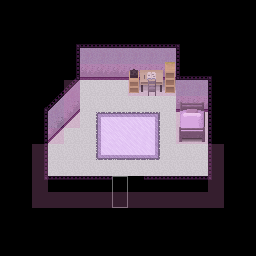

Rendered tile map (Tiled .tmx) drawn with the repository's tilesets; below, a short description and the full map source, tile grids included:
An orthogonal 16x16 tile map with 16x16 px tiles, 7 tile layers (floor, walls, props, props2, ...), 3 tilesets and 7 objects.

<map version="1.10" tiledversion="1.11.0" orientation="orthogonal" renderorder="right-down" width="16" height="16" tilewidth="16" tileheight="16" infinite="0" nextlayerid="9" nextobjectid="10">
 <properties>
  <property name="clampCamera" type="bool" value="true" />
  <property name="defaultPos" value="7,7" />
  <property name="tint" value="0,0,0,127" />
 </properties>
 <tileset firstgid="1" source="bedroom.tsx" />
 <tileset firstgid="97" source="entity/doors.tsx" />
 <tileset firstgid="112" source="tilesets/bedroom_sliding_door.tsx" />
 <layer id="2" name="floor" width="16" height="16">
  <data encoding="csv">
0,0,0,0,0,0,0,0,0,0,0,0,0,0,0,0,
0,0,0,0,0,0,0,0,0,0,0,0,0,0,0,0,
0,0,0,0,0,0,0,0,0,0,0,0,0,0,0,0,
0,0,0,0,0,0,0,0,0,0,0,0,0,0,0,0,
0,0,0,0,0,0,0,0,0,0,0,0,0,0,0,0,
0,0,0,0,0,1,1,1,1,1,1,0,0,0,0,0,
0,0,0,0,0,1,1,1,1,1,1,0,0,0,0,0,
0,0,0,0,1,1,1,1,1,1,1,1,1,0,0,0,
0,0,0,1,1,1,1,1,1,1,1,1,1,0,0,0,
0,0,0,1,1,1,1,1,1,1,1,1,1,0,0,0,
0,0,0,1,1,1,1,1,1,1,1,1,1,0,0,0,
0,0,0,0,0,0,0,0,0,0,0,0,0,0,0,0,
0,0,0,0,0,0,0,0,0,0,0,0,0,0,0,0,
0,0,0,0,0,0,0,0,0,0,0,0,0,0,0,0,
0,0,0,0,0,0,0,0,0,0,0,0,0,0,0,0,
0,0,0,0,0,0,0,0,0,0,0,0,0,0,0,0
</data>
 </layer>
 <layer id="1" name="walls" width="16" height="16">
  <data encoding="csv">
0,0,0,0,0,0,0,0,0,0,0,0,0,0,0,0,
0,0,0,0,0,0,0,0,0,0,0,0,0,0,0,0,
0,0,0,0,0,0,0,0,0,0,0,0,0,0,0,0,
0,0,0,0,0,2,2,2,2,2,2,0,0,0,0,0,
0,0,0,0,0,10,10,10,10,10,10,0,0,0,0,0,
0,0,0,0,4,0,0,0,0,0,0,2,2,0,0,0,
0,0,0,4,12,0,0,0,0,0,0,10,10,0,0,0,
0,0,0,12,20,0,0,0,0,0,0,0,0,0,0,0,
0,0,0,20,0,0,0,0,0,0,0,0,0,0,0,0,
0,0,0,0,0,0,0,0,0,0,0,0,0,0,0,0,
0,0,0,0,0,0,0,0,0,0,0,0,0,0,0,0,
0,0,0,0,0,0,0,0,0,0,0,0,0,0,0,0,
0,0,0,0,0,0,0,0,0,0,0,0,0,0,0,0,
0,0,0,0,0,0,0,0,0,0,0,0,0,0,0,0,
0,0,0,0,0,0,0,0,0,0,0,0,0,0,0,0,
0,0,0,0,0,0,0,0,0,0,0,0,0,0,0,0
</data>
 </layer>
 <layer id="4" name="props" width="16" height="16">
  <data encoding="csv">
0,0,0,0,0,0,0,0,0,0,0,0,0,0,0,0,
0,0,0,0,0,0,0,0,0,0,0,0,0,0,0,0,
0,0,0,0,0,0,0,0,0,0,0,0,0,0,0,0,
0,0,0,0,0,0,0,0,0,0,80,0,0,0,0,0,
0,0,0,0,0,0,0,0,86,87,88,0,0,0,0,0,
0,0,0,0,0,0,0,0,94,95,96,0,0,0,0,0,
0,0,0,0,0,0,0,0,0,0,0,53,54,0,0,0,
0,0,0,0,0,0,73,74,75,76,0,61,62,0,0,0,
0,0,0,0,0,0,81,82,83,84,0,71,72,0,0,0,
0,0,0,0,0,0,89,90,91,92,0,0,0,0,0,0,
0,0,0,0,0,0,0,0,0,0,0,0,0,0,0,0,
0,0,0,0,0,0,0,0,0,0,0,0,0,0,0,0,
0,0,0,0,0,0,0,0,0,0,0,0,0,0,0,0,
0,0,0,0,0,0,0,0,0,0,0,0,0,0,0,0,
0,0,0,0,0,0,0,0,0,0,0,0,0,0,0,0,
0,0,0,0,0,0,0,0,0,0,0,0,0,0,0,0
</data>
 </layer>
 <layer id="8" name="props2" width="16" height="16">
  <data encoding="csv">
0,0,0,0,0,0,0,0,0,0,0,0,0,0,0,0,
0,0,0,0,0,0,0,0,0,0,0,0,0,0,0,0,
0,0,0,0,0,0,0,0,0,0,0,0,0,0,0,0,
0,0,0,0,0,0,0,0,0,0,0,0,0,0,0,0,
0,0,0,0,0,0,0,0,0,0,0,0,0,0,0,0,
0,0,0,0,0,0,0,0,0,93,0,0,0,0,0,0,
0,0,0,0,0,0,0,0,0,0,0,0,0,0,0,0,
0,0,0,0,0,0,0,0,0,0,0,0,0,0,0,0,
0,0,0,0,0,0,0,0,0,0,0,0,0,0,0,0,
0,0,0,0,0,0,0,0,0,0,0,0,0,0,0,0,
0,0,0,0,0,0,0,0,0,0,0,0,0,0,0,0,
0,0,0,0,0,0,0,0,0,0,0,0,0,0,0,0,
0,0,0,0,0,0,0,0,0,0,0,0,0,0,0,0,
0,0,0,0,0,0,0,0,0,0,0,0,0,0,0,0,
0,0,0,0,0,0,0,0,0,0,0,0,0,0,0,0,
0,0,0,0,0,0,0,0,0,0,0,0,0,0,0,0
</data>
 </layer>
 <layer id="7" name="black" width="16" height="16">
  <properties>
   <property name="height" type="int" value="1" />
  </properties>
  <data encoding="csv">
0,0,0,0,0,0,0,0,0,0,0,0,0,0,0,0,
0,0,0,0,0,0,0,0,0,0,0,0,0,0,0,0,
0,0,0,0,0,0,0,0,0,0,0,0,0,0,0,0,
0,0,0,0,0,0,0,0,0,0,0,0,0,0,0,0,
0,0,0,0,0,0,0,0,0,0,0,0,0,0,0,0,
0,0,0,0,0,0,0,0,0,0,0,0,0,0,0,0,
0,0,0,0,0,0,0,0,0,0,0,0,0,0,0,0,
0,0,0,0,0,0,0,0,0,0,0,0,0,0,0,0,
0,0,0,0,0,0,0,0,0,0,0,0,0,0,0,0,
0,0,0,0,0,0,0,0,0,0,0,0,0,0,0,0,
0,0,0,0,0,0,0,0,0,0,0,0,0,0,0,0,
0,0,0,57,57,57,57,57,0,57,57,57,57,0,0,0,
0,0,0,0,0,0,0,0,0,0,0,0,0,0,0,0,
0,0,0,0,0,0,0,0,0,0,0,0,0,0,0,0,
0,0,0,0,0,0,0,0,0,0,0,0,0,0,0,0,
0,0,0,0,0,0,0,0,0,0,0,0,0,0,0,0
</data>
 </layer>
 <layer id="3" name="frame" width="16" height="16">
  <properties>
   <property name="height" type="int" value="1" />
  </properties>
  <data encoding="csv">
0,0,0,0,0,0,0,0,0,0,0,0,0,0,0,0,
0,0,0,0,0,0,0,0,0,0,0,0,0,0,0,0,
0,0,0,0,52,42,42,42,42,42,42,44,0,0,0,0,
0,0,0,0,35,0,0,0,0,0,0,33,0,0,0,0,
0,0,49,50,51,0,0,0,0,0,0,41,42,44,0,0,
0,0,0,58,59,0,0,0,0,0,0,0,0,33,0,0,
0,0,65,66,67,0,0,0,0,0,0,0,0,33,0,0,
0,0,35,0,0,0,0,0,0,0,0,63,64,33,0,0,
0,0,35,0,0,0,0,0,0,0,0,0,0,33,0,0,
0,0,35,0,0,0,0,0,0,0,0,0,0,33,0,0,
0,0,35,0,0,0,0,0,0,0,0,0,0,33,0,0,
0,0,36,26,26,26,26,60,0,26,26,26,26,28,0,0,
0,0,0,0,0,0,0,68,0,0,0,0,0,0,0,0,
0,0,0,0,0,0,0,0,0,0,0,0,0,0,0,0,
0,0,0,0,0,0,0,0,0,0,0,0,0,0,0,0,
0,0,0,0,0,0,0,0,0,0,0,0,0,0,0,0
</data>
 </layer>
 <objectgroup id="6" name="entities">
  <object id="1" gid="14" x="176" y="128" width="16" height="16">
   <properties>
    <property name="draw" type="bool" value="false" />
    <property name="file" value="res/data/entity/bedroom/sleep.json" />
    <property name="solid" type="bool" value="true" />
    <property name="warp_map" value="dream_bedroom_balcony.tmx" />
    <property name="warp_x" type="int" value="15" />
    <property name="warp_y" type="int" value="15" />
   </properties>
  </object>
  <object id="3" gid="46" x="144" y="96" width="16" height="16">
   <properties>
    <property name="draw" type="bool" value="false" />
    <property name="file" value="res/data/entity/bedroom/save.json" />
    <property name="solid" type="bool" value="true" />
   </properties>
  </object>
  <object id="4" gid="107" x="96" y="80" width="16" height="32">
   <properties>
    <property name="collider">{
	"x": 0,
	"y": 16,
	"w": 16,
	"h": 16
}</property>
    <property name="file" value="res/data/entity/bedroom/real_door.json" />
    <property name="height" type="int" value="0" />
    <property name="solid" type="bool" value="true" />
    <property name="walk_behind" type="bool" value="true" />
   </properties>
  </object>
  <object id="6" gid="20" x="64" y="144" width="16" height="16">
   <properties>
    <property name="file" value="res/data/entity/bedroom/bed_controller.json" />
   </properties>
  </object>
  <object id="7" gid="112" x="128" y="208" width="16" height="32">
   <properties>
    <property name="collider">{
	"x": 0,
	"y": 16,
	"w": 16,
	"h": 16
}</property>
    <property name="file" value="res/data/entity/bedroom/balcony_door.json" />
    <property name="height" type="int" value="0" />
    <property name="solid" type="bool" value="true" />
    <property name="walk_behind" type="bool" value="true" />
    <property name="warp_map" value="bedroom_balcony.tmx" />
    <property name="warp_x" type="int" value="15" />
    <property name="warp_y" type="int" value="14" />
   </properties>
  </object>
  <object id="8" gid="78" x="112" y="80" width="16" height="16">
   <properties>
    <property name="event" value="tutorial" />
    <property name="file" value="res/data/entity/event/play_event.json" />
   </properties>
  </object>
  <object id="9" gid="46" x="128" y="96" width="16" height="16">
   <properties>
    <property name="draw" type="bool" value="false" />
    <property name="file" value="res/data/entity/bedroom/music.json" />
    <property name="solid" type="bool" value="true" />
   </properties>
  </object>
 </objectgroup>
 <layer id="5" name="collision" width="16" height="16" opacity="0.25">
  <properties>
   <property name="draw" type="bool" value="false" />
  </properties>
  <data encoding="csv">
0,0,0,0,0,0,0,0,0,0,0,0,0,0,0,0,
0,0,0,0,0,0,0,0,0,0,0,0,0,0,0,0,
0,0,0,0,0,0,0,0,0,0,0,0,0,0,0,0,
0,0,0,0,0,0,0,0,0,0,0,0,0,0,0,0,
0,0,0,0,0,9,9,9,9,9,9,0,0,0,0,0,
0,0,0,0,9,0,0,0,9,9,9,0,0,0,0,0,
0,0,0,0,9,0,0,0,0,0,0,9,9,0,0,0,
0,0,0,0,9,0,0,0,0,0,0,9,9,0,0,0,
0,0,0,9,0,0,0,0,0,0,0,9,9,0,0,0,
0,0,9,0,0,0,0,0,0,0,0,0,0,9,0,0,
0,0,9,0,0,0,0,0,0,0,0,0,0,9,0,0,
0,0,9,0,0,0,0,0,0,0,0,0,0,9,0,0,
0,0,9,9,9,9,9,9,9,9,9,9,9,9,0,0,
0,0,0,0,0,0,0,0,0,0,0,0,0,0,0,0,
0,0,0,0,0,0,0,0,0,0,0,0,0,0,0,0,
0,0,0,0,0,0,0,0,0,0,0,0,0,0,0,0
</data>
 </layer>
</map>
